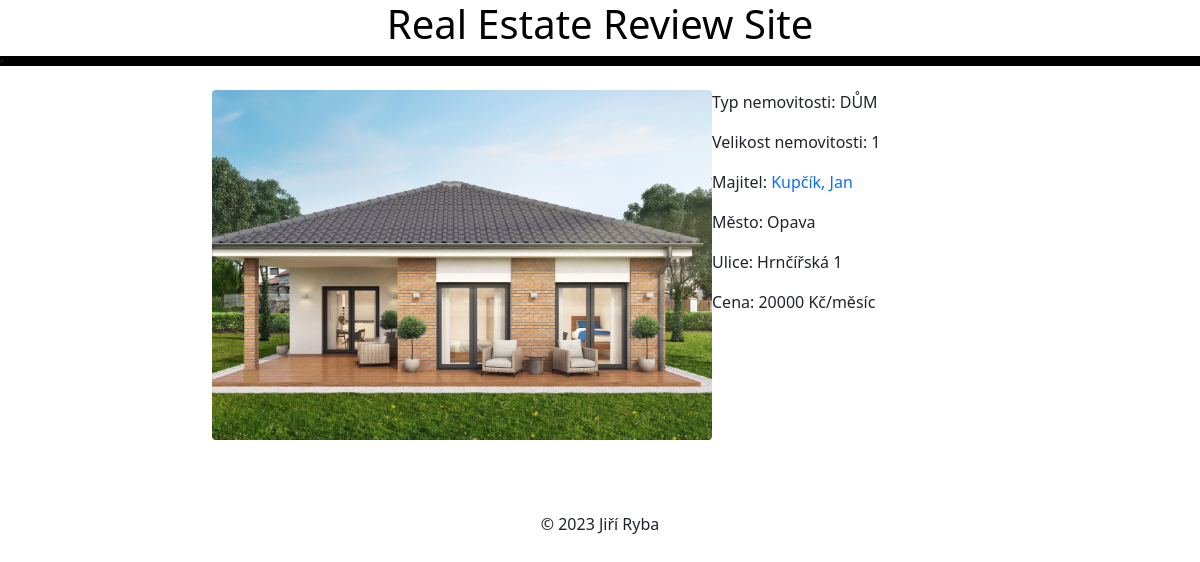
Screenshot of /detailn.html/1/ with the database file from the repository.
### myapp/models.py (models this page shows, shortened)
class Nemovitost(models.Model):
    BYT = "Byt"
    DUM = "Dům"
    TYP_CHOICES = [
        (BYT, "byt"),
        (DUM, "dům"),
    ]
    VELIKOST1 = "1"
    VELIKOST2 = "1+1"
    VELIKOST3 = "2"
    VELIKOST4 = "2+1"
    VELIKOST5 = "3"
    VELIKOST6 = "3+1"
    VELIKOST_CHOICES = [
        (VELIKOST1, "1"),
        (VELIKOST2, "1+1"),
        (VELIKOST3, "2"),
        (VELIKOST4, "2+1"),
        (VELIKOST5, "3"),
        (VELIKOST6, "3+1"),
    ]
    typ = models.CharField(max_length=45, choices=TYP_CHOICES, default=BYT, verbose_name="Typ", help_text="Vyberte typ nemovitosti")
    velikost = models.CharField(max_length=45, choices=VELIKOST_CHOICES, default=VELIKOST1, verbose_name="Velikost", help_text="Vyberte velikost nemovitosti")
    majitel = models.ForeignKey('Majitel', on_delete=models.CASCADE, verbose_name='Osoba', help_text='Vyberte majitele', default=0)
    mesto = models.CharField(max_length=45, verbose_name="Město", help_text="Zadejte jméno města")
    ulice = models.CharField(max_length=45, verbose_name="Ulice", help_text="Zadejte jméno ulice")
    cena = models.PositiveIntegerField(verbose_name="Cena", help_text="Zadejte cenu")
    fotka = models.ImageField(upload_to="nemovitost", verbose_name="Fotka nemovitosti", help_text="Nahrejte fotku nemovitosti")
    class Meta:
        verbose_name = 'Nemovitost'
        verbose_name_plural = 'Nemovitosti'
        ordering = ['majitel']

class Majitel(models.Model):
    osoba = models.ForeignKey('Osoba', on_delete=models.CASCADE, verbose_name='Majitel', help_text='Vyberte majitele', default=0)
    class Meta:
        verbose_name = 'Majitel'
        verbose_name_plural = 'Majitelé'
        ordering = ['osoba']

class Osoba(models.Model):
    jmeno = models.CharField(max_length=45, verbose_name="Jméno", help_text="Zadejte jméno osoby")
    prijmeni = models.CharField(max_length=45, verbose_name="Přijmení", help_text="Zadejte příjmení")
    reputace = models.CharField(max_length=10, verbose_name="Reputatace", help_text="Zadejte reputaci")
    fotka = models.ImageField(upload_to="osoba", verbose_name="Fotka osoby", help_text="Nahrejte fotku osoby", default="none")
    class Meta:
        verbose_name = 'Osoba'
        verbose_name_plural = 'Osoby'
        ordering = ['reputace']
    def __str__(self):
        return f'{self.prijmeni}, {self.jmeno}'

### myapp/views.py (the view)
# urls.py: path('detailn.html/<int:pk>/', views.NemovitostDetailView.as_view(), name='detailn'),
class NemovitostDetailView(DetailView):
    model = Nemovitost
    context_object_name = 'nemovitost_detail'
    template_name = 'detailn.html'

### myapp/templates/detailn.html
{% extends "base.html" %}
{% block content %}
    <br>
    <div style="max-width: 100%; margin: 0;" class="row justify-content-center text-center">
    <div class="col-2"></div>
    <div class="col-5"><img class="rounded" src="{{  nemovitost_detail.fotka.url }}" style="width:500px;height: 350px;object-fit: cover"
                            alt="{{ nemovitost.typ }} {{ nemovitost.velikost}}" ></div>
    <div style="text-align: left" class="col-3">
        <p>Typ nemovitosti: {{ nemovitost_detail.typ }}</p>
        <p>Velikost nemovitosti: {{ nemovitost_detail.velikost }}</p>
        <p>Majitel: <a style="text-decoration: none" href="{% url 'detailo' nemovitost_detail.majitel.osoba.pk %}">{{ nemovitost_detail.majitel.osoba }}</a></p>
        <p>Město: {{ nemovitost_detail.mesto }}</p>
        <p>Ulice: {{ nemovitost_detail.ulice }}</p>
        <p>Cena: {{ nemovitost_detail.cena }} Kč/měsíc</p>
    </div>
    <div class="col-2"></div>
    </div>
{% endblock %}

### rows the page displays
Nemovitost: fotka (picture), typ "DŮM", velikost "1", majitel.osoba "Kupčík, Jan", mesto "Opava", ulice "Hrnčířská 1", cena "20000"
